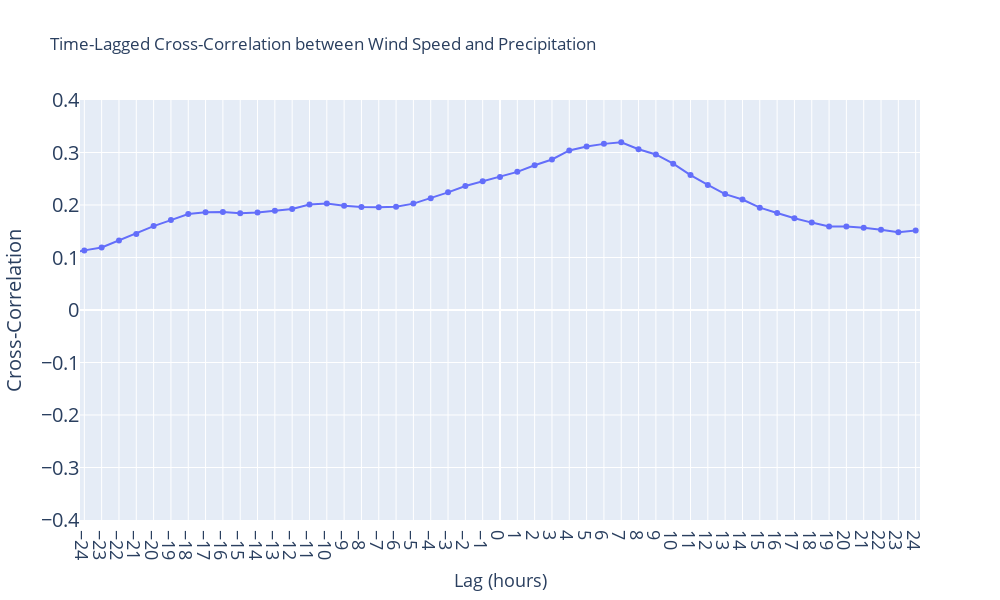

Write notebook code for a chart like this one.
### Markdown cell above
Cross-correlation for 2022 between SAIL wind and SAIL Precipitation

### Code cell
# Calculate cross-correlation
max_lag = 24
lags = np.arange(-max_lag-1, max_lag + 1)
cross_corr = [combined_sail_22_df['wspd_arith_mean'].corr(combined_sail_22_df['precip_binary'].shift(-lag)) for lag in lags]
cross_corr
# Create plot
fig = go.Figure()
fig.add_trace(go.Scatter(x=lags, y=cross_corr, mode='lines+markers', name='Cross-correlation'))

fig.update_layout(
    title='Time-Lagged Cross-Correlation between Wind Speed and Precipitation' ,
    xaxis_title='Lag (hours)',
    yaxis_title='Cross-Correlation',
    xaxis=dict(range=[-24.25, 24.25],
               tickmode='linear',
               tickfont=dict(size=18)),
    yaxis=dict(range=[-0.4, 0.4], tickfont=dict(size=20)),
    width=1000,
    height=600
)
# increase yaxis font label size
fig.update_yaxes(title_font=dict(size=20))
fig.update_xaxes(title_font=dict(size=18))

fig.show()

### Figure 1 — Plotly figure (JSON) as saved in the notebook; plotly's stock layout.template omitted (floating-point values rounded to 4 significant figures)
{"data": [{"mode": "lines+markers", "name": "Cross-correlation", "type": "scatter", "x": [-25, -24, -23, -22, -21, -20, -19, -18, -17, -16, -15, -14, -13, -12, -11, -10, -9, -8, -7, -6, -5, -4, -3, -2, -1, 0, 1, 2, 3, 4, 5, 6, 7, 8, 9, 10, 11, 12, 13, 14, 15, 16, 17, 18, 19, 20, 21, 22, 23, 24], "y": [0.1062, 0.1136, 0.119, 0.1326, 0.1448, 0.1599, 0.1713, 0.1829, 0.186, 0.1868, 0.1843, 0.1859, 0.1889, 0.1925, 0.2008, 0.2028, 0.1987, 0.1962, 0.1956, 0.1969, 0.2026, 0.213, 0.2241, 0.2361, 0.2451, 0.2531, 0.2631, 0.2756, 0.2866, 0.304, 0.3115, 0.3164, 0.3194, 0.3062, 0.2963, 0.2786, 0.257, 0.2381, 0.2208, 0.2105, 0.195, 0.1848, 0.1748, 0.1665, 0.1591, 0.1589, 0.1566, 0.1527, 0.1481, 0.1514]}], "layout": {"height": 600, "title": {"text": "Time-Lagged Cross-Correlation between Wind Speed and Precipitation"}, "width": 1000, "xaxis": {"range": [-24.25, 24.25], "tickfont": {"size": 18}, "tickmode": "linear", "title": {"font": {"size": 18}, "text": "Lag (hours)"}}, "yaxis": {"range": [-0.4, 0.4], "tickfont": {"size": 20}, "title": {"font": {"size": 20}, "text": "Cross-Correlation"}}}}
